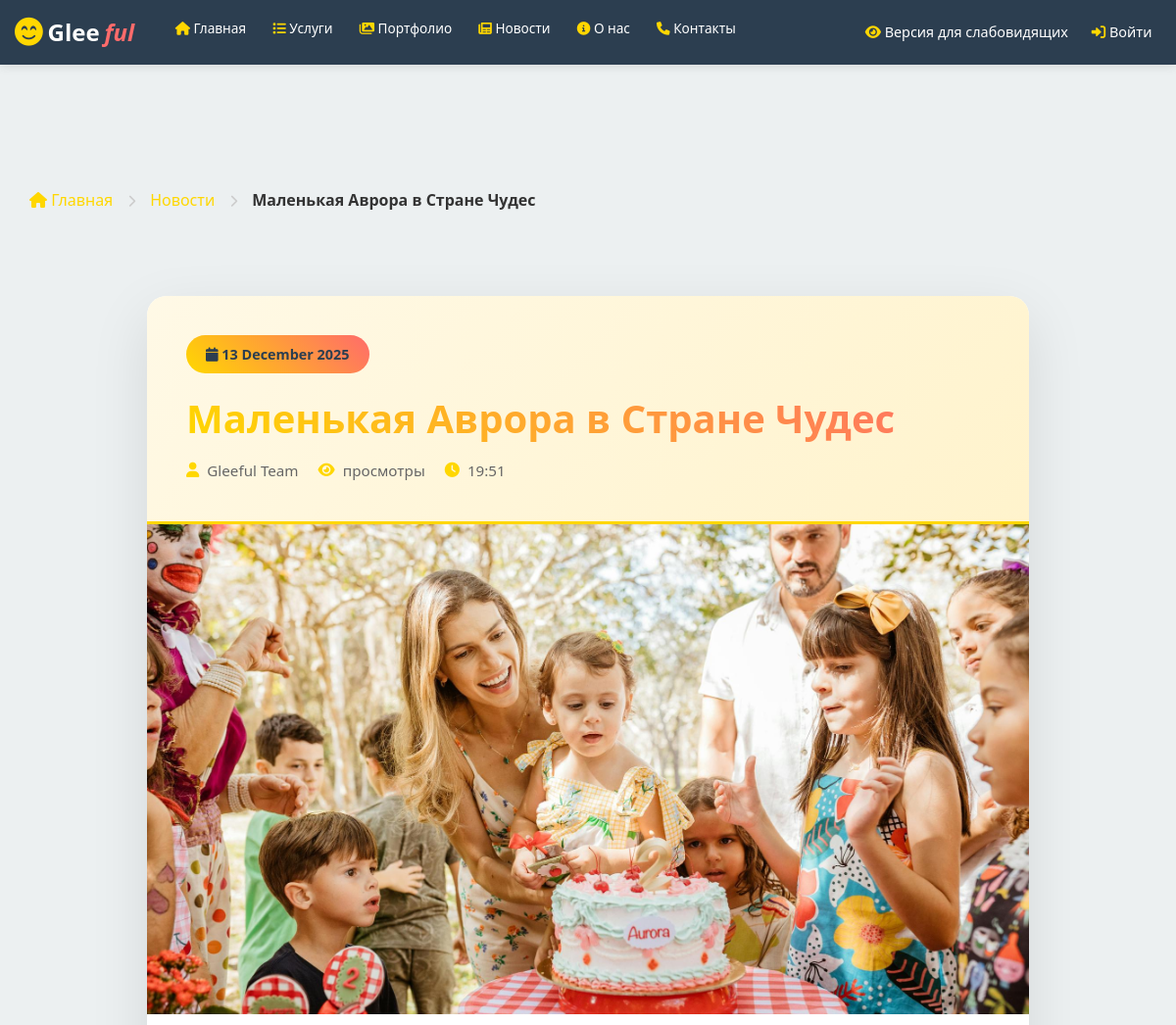
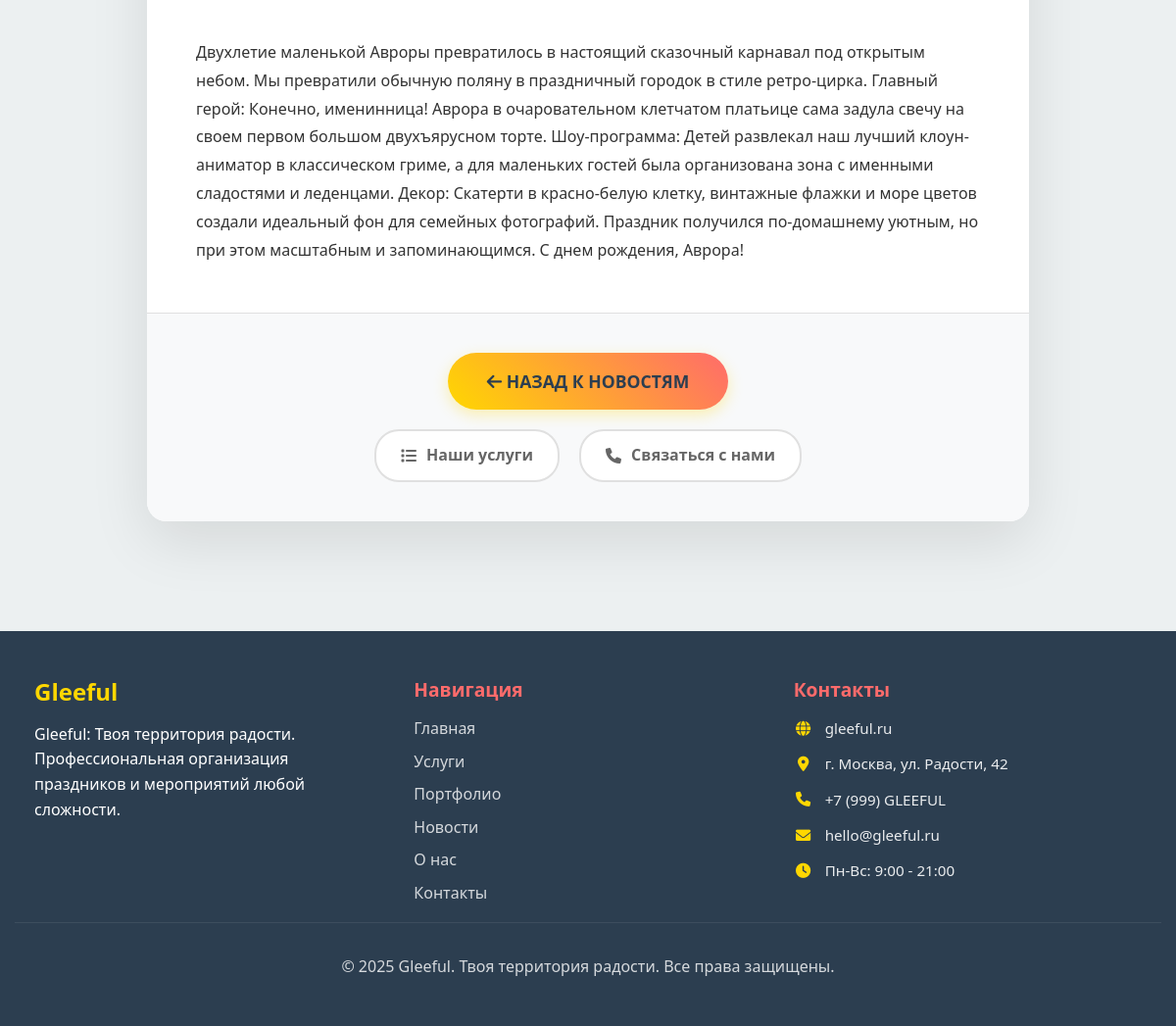
Screenshot of /news/3 with the database file from the repository (2 pictures, top to bottom).
### app.py (models this page shows, shortened)
class News(db.Model):
    id = db.Column(db.Integer, primary_key=True)
    title = db.Column(db.String(200), nullable=False)
    content = db.Column(db.Text, nullable=False)
    image_url = db.Column(db.String(300))
    date_posted = db.Column(db.DateTime, default=datetime.utcnow, nullable=False)

### app.py (the view)
@app.route('/news/<int:id>')
def news_detail(id):
    try:
        news = News.query.get_or_404(id)
        return render_template('news_detail.html', news=news)
    except Exception as e:
        app.logger.error(f'Ошибка при загрузке деталей новости {id}: {str(e)}')
        abort(404)

### app.py (called while the page is built)
@app.context_processor
def inject_cart_count():
    return dict(cart_count=get_cart_count())

def get_cart_count():
    if current_user.is_authenticated:
        return CartItem.query.filter_by(user_id=current_user.id).count()
    else:
        return len(session.get('cart', []))

### templates/news_detail.html (shortened to what this page needs)
{% extends "base.html" %}
{% block content %}
<div class="news-detail-page">
    <div class="container">
        <nav class="breadcrumb">
            <ol class="breadcrumb-list">
                <li class="breadcrumb-item">
                    <a href="{{ url_for('index') }}">
                        <i class="fas fa-home"></i> Главная
                    </a>
                </li>
                <li class="breadcrumb-item">
                    <span class="breadcrumb-separator"><i class="fas fa-chevron-right"></i></span>
                    <a href="{{ url_for('news') }}">Новости</a>
                </li>
                <li class="breadcrumb-item">
                    <span class="breadcrumb-separator"><i class="fas fa-chevron-right"></i></span>
                    <span class="breadcrumb-current">{{ news.title }}</span>
                </li>
            </ol>
        </nav>
        <article class="news-detail-container">
            <header class="news-detail-header">
                <div class="news-detail-date">
                    <i class="fas fa-calendar"></i>
                    {{ news.date_posted.strftime('%d %B %Y') }}
                </div>
                <h1 class="news-detail-title">{{ news.title }}</h1>
                <div class="news-detail-meta">
                    <div class="meta-item">
                        <i class="fas fa-user"></i>
                        <span>Gleeful Team</span>
                    </div>
                    <div class="meta-item">
                        <i class="fas fa-eye"></i>
                        <span>просмотры</span>
                    </div>
                    <div class="meta-item">
                        <i class="fas fa-clock"></i>
                        <span>{{ news.date_posted.strftime('%H:%M') }}</span>
                    </div>
                </div>
            </header>
            {% if news.image_url %}
            <img src="{{ news.image_url or 'https://static.photos/holiday/1024x576/200' }}"
                 alt="{{ news.title }}"
                 class="news-detail-image">
            {% endif %}
            <div class="news-detail-content">
                {{ news.content | safe }}
            </div>
            <footer class="news-detail-footer">
                <a href="{{ url_for('news') }}" class="back-to-news">
                    <i class="fas fa-arrow-left"></i>
                    Назад к новостям
                </a>
                <div class="news-actions">
                    <a href="{{ url_for('services') }}" class="action-btn">
                        <i class="fas fa-list"></i>
                        Наши услуги
                    </a>
                    <a href="{{ url_for('contacts') }}" class="action-btn">
                        <i class="fas fa-phone"></i>
                        Связаться с нами
                    </a>
                </div>
                            </footer>
        </article>
    </div>
</div>
{% endblock %}

### static/css/style.css (style rules this page uses)
* { margin: 0; padding: 0; box-sizing: border-box; }
:root { --primary-yellow: #FFD700; --secondary-pink: #FF6B6B; --tertiary-teal: #4ECDC4; --dark-blue: #2C3E50; --light-bg: #ECF0F1; --white: #FFFFFF; --text-main: #333333; --border-radius: 20px; --box-shadow: 0 4px 20px rgba(0, 0, 0, 0.08); --transition: all 0.3s cubic-bezier(0.25, 0.8, 0.25, 1); }
html { scroll-behavior: smooth; font-size: 16px; }
body { font-family: 'Segoe UI', Tahoma, Geneva, Verdana, sans-serif; line-height: 1.6; color: var(--text-main); background-color: var(--light-bg); overflow-x: hidden; }
h1, h2, h3, h4, h5, h6 { font-weight: 700; margin-bottom: 1rem; line-height: 1.2; }
h1 { font-size: 3rem; background: linear-gradient(45deg, var(--primary-yellow), var(--secondary-pink)); -webkit-background-clip: text; -webkit-text-fill-color: transparent; background-clip: text; }
a { color: var(--secondary-pink); text-decoration: none; transition: var(--transition); }
ul, ol { margin-bottom: 1rem; }
li { margin-bottom: 0.5rem; }
.header-container, .container { max-width: 1200px; margin: 0 auto; padding: 0 15px; }

### templates/news_detail.html (style rules this page uses)
.news-detail-page { padding: 80px 0; min-height: calc(100vh - 200px); }
.breadcrumb { padding: 20px 0; margin-bottom: 40px; }
.breadcrumb-list { display: flex; align-items: center; gap: 15px; font-size: 1rem; color: #666; }
.breadcrumb-item { display: flex; align-items: center; gap: 15px; }
.breadcrumb-item a { color: var(--primary-yellow); text-decoration: none; font-weight: 500; transition: color 0.3s ease; }
.breadcrumb-separator { color: #ccc; font-size: 0.8rem; }
.breadcrumb-current { color: #333; font-weight: 600; }
.news-detail-container { max-width: 900px; margin: 0 auto; background: white; border-radius: 20px; box-shadow: 0 20px 60px rgba(0, 0, 0, 0.1); overflow: hidden; }
.news-detail-header { background: linear-gradient(135deg, #fff9e6 0%, #fff3cc 100%); padding: 40px; border-bottom: 3px solid var(--primary-yellow); }
.news-detail-date { display: inline-block; padding: 8px 20px; background: linear-gradient(45deg, var(--primary-yellow), var(--secondary-pink)); color: var(--dark-blue); border-radius: 25px; font-size: 0.9rem; font-weight: 600; margin-bottom: 20px; }
.news-detail-title { font-size: 2.5rem; font-weight: bold; color: #333; line-height: 1.3; margin-bottom: 15px; }
.news-detail-meta { display: flex; align-items: center; gap: 20px; color: #666; font-size: 0.95rem; }
.meta-item { display: flex; align-items: center; gap: 8px; }
.meta-item i { color: var(--primary-yellow); }
.news-detail-image { width: 100%; max-height: 500px; object-fit: cover; display: block; }
.news-detail-content { padding: 50px; line-height: 1.8; color: #333; }
.news-detail-footer { padding: 40px; background: #f8f9fa; border-top: 1px solid #e0e0e0; text-align: center; }
.back-to-news { display: inline-block; padding: 15px 40px; background: linear-gradient(45deg, var(--primary-yellow), var(--secondary-pink)); color: var(--dark-blue); text-decoration: none; border-radius: 50px; font-size: 1.1rem; font-weight: 600; text-transform: uppercase; transition: all 0.3s ease; box-shadow: 0 5px 15px rgba(255, 215, 0, 0.3); }
.news-actions { display: flex; justify-content: center; gap: 20px; margin-top: 20px; }
.action-btn { display: inline-flex; align-items: center; gap: 10px; padding: 12px 25px; background: white; color: #666; border: 2px solid #e0e0e0; border-radius: 25px; font-size: 1rem; font-weight: 600; transition: all 0.3s ease; text-decoration: none; }
.news-detail-container { animation: fadeInUp 0.8s ease-out; }

### rows the page displays
News: title "Маленькая Аврора в Стране Чудес", date_posted "13 December 2025", date_posted "19:51", image_url (picture), content "Двухлетие маленькой Авроры превратилось в настоящий сказочный карнавал под открытым небом. Мы превратили обычную поляну в праздничный городок в стиле ретро-цирка. Главный герой: Конечно, именинница! Аврора в очаровательном клетчатом платьице сама задула свечу на своем первом большом двухъярусном торте. Шоу-программа: Детей развлекал наш лучший клоун-аниматор в классическом гриме, а для маленьких гостей была организована зона с именными сладостями и леденцами. Декор: Скатерти в красно-белую клетку, винтажные флажки и море цветов создали идеальный фон для семейных фотографий. Праздник получился по-домашнему уютным, но при этом масштабным и запоминающимся. С днем рождения, Аврора!"
